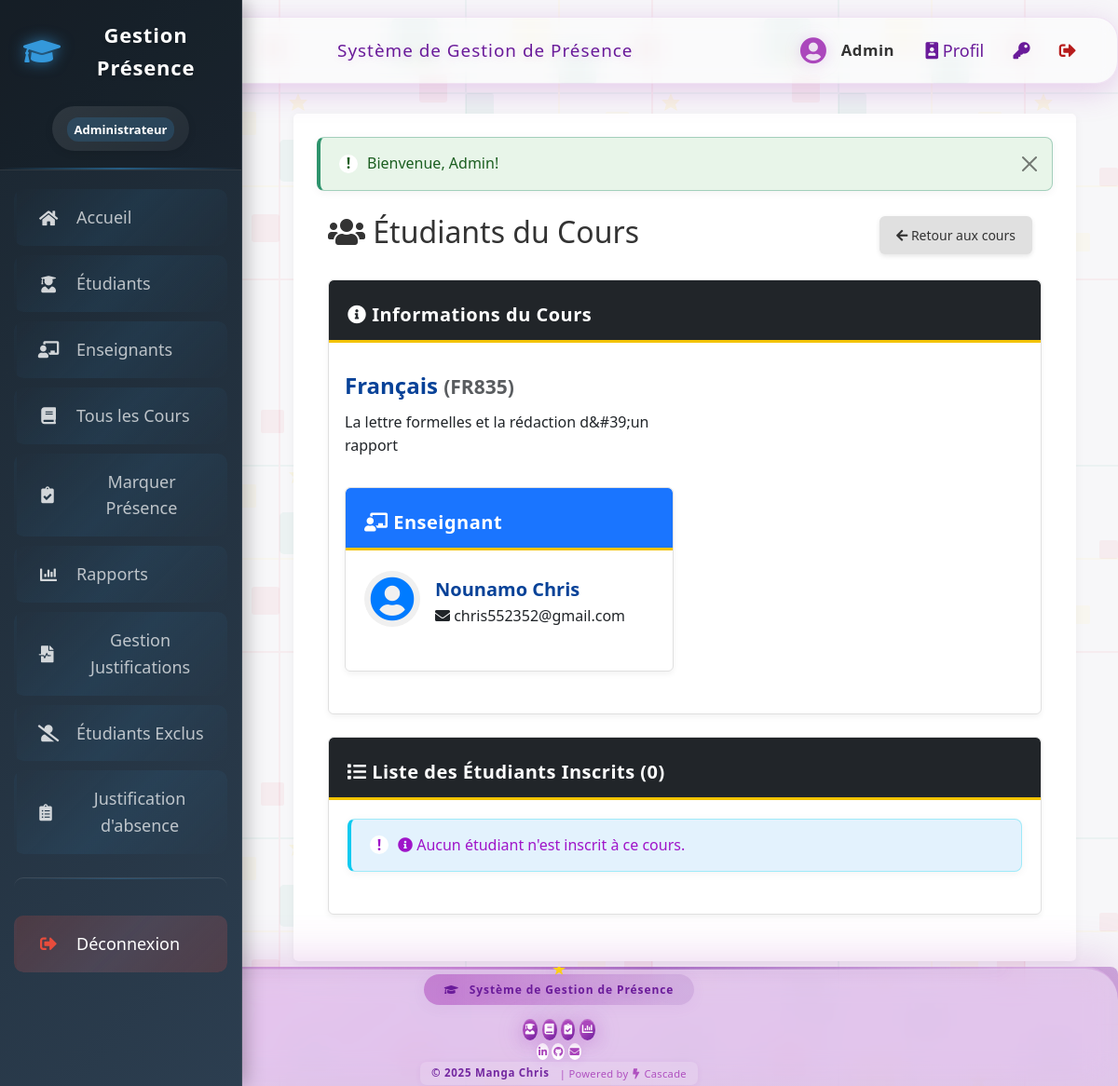
Page /liste_etudiants.php?cours_id=4 (signed in) on the committed database.
### tables this page shows
CREATE TABLE IF NOT EXISTS `cours` (
  `id` int NOT NULL AUTO_INCREMENT,
  `code` varchar(20) NOT NULL,
  `nom` varchar(150) NOT NULL,
  `enseignant_id` int DEFAULT NULL,
  `description` text,
  PRIMARY KEY (`id`),
  UNIQUE KEY `code` (`code`),
  KEY `enseignant_id` (`enseignant_id`)
);

CREATE TABLE IF NOT EXISTS `utilisateurs` (
  `id` int NOT NULL AUTO_INCREMENT,
  `nom` varchar(100) NOT NULL,
  `prenom` varchar(100) NOT NULL,
  `email` varchar(150) NOT NULL,
  `mot_de_passe` varchar(255) NOT NULL,
  `role` enum('admin','enseignant') NOT NULL DEFAULT 'enseignant',
  `date_creation` timestamp NULL DEFAULT CURRENT_TIMESTAMP,
  `derniere_connexion` timestamp NULL DEFAULT NULL,
  PRIMARY KEY (`id`),
  UNIQUE KEY `email` (`email`)
);

### config/database.php (called while the page is built, shortened)
<?php
$db_type = null;
$pdo = null;
$mysqli = null;
if (getenv('REPL_ID') || getenv('REPL_SLUG') || getenv('PGHOST')) {
    $db_type = 'postgresql';
    $host = getenv('PGHOST');
    $dbname = getenv('PGDATABASE');
    $user = getenv('PGUSER');
    $password = getenv('PGPASSWORD');
    $port = getenv('PGPORT');
    $dsn = "pgsql:host=$host;port=$port;dbname=$dbname;user=$user;password=$password";
    try {
        $pdo = new PDO($dsn);
        $pdo->setAttribute(PDO::ATTR_ERRMODE, PDO::ERRMODE_EXCEPTION);
        $pdo->setAttribute(PDO::ATTR_DEFAULT_FETCH_MODE, PDO::FETCH_ASSOC);
    } catch (PDOException $e) {
        die("Erreur de connexion à la base de données PostgreSQL: " . $e->getMessage());
    }
} else {
    $db_type = 'mysql';
    $host = 'localhost';
    $dbname = 'attendance_system';
    $user = 'root';
    $password = '';
    $port = 3306;
    $mysqli = new mysqli($host, $user, $password, $dbname, $port);
    $mysqli->set_charset("utf8mb4");
}
function db_query($sql, $params = []) {
    global $db_type, $pdo, $mysqli;
    if ($db_type === 'postgresql') {
        try {
            $stmt = $pdo->prepare($sql);
            $stmt->execute($params);
            return $stmt->fetchAll();
        } catch (PDOException $e) {
            error_log("Erreur SQL (PostgreSQL): " . $e->getMessage());
            return false;
        }
    } else {
        try {
            $stmt = $mysqli->prepare($sql);
            if (!empty($params)) {
                $types = '';
                foreach ($params as $param) {
                    if (is_int($param)) {
                        $types .= 'i';
                    } elseif (is_float($param)) {
                        $types .= 'd';
                    } elseif (is_string($param)) {
                        $types .= 's';
                    } else {
                        $types .= 'b';
                    }
                }
                $stmt->bind_param($types, ...$params);
            }
            $stmt->execute();
            $result = $stmt->get_result();
            $rows = [];
            while ($row = $result->fetch_assoc()) {
                $rows[] = $row;
            }
            return $rows;
        } catch (Exception $e) {
            error_log("Erreur SQL (MySQL): " . $e->getMessage());
            return false;
        }
    }
}
function db_query_single($sql, $params = []) {
    $result = db_query($sql, $params);
    if ($result && count($result) > 0) {
        return $result[0];
    }
    return false;
}
?>

### liste_etudiants.php (the view, shortened to what this page needs)
<?php
require_once 'includes/auth.php';
require_once 'config/database.php';
$cours_id = isset($_GET['cours_id']) ? (int)$_GET['cours_id'] : 0;
$cours = db_query_single("
    SELECT c.*, u.nom as enseignant_nom, u.prenom as enseignant_prenom, u.email as enseignant_email
    FROM cours c
    LEFT JOIN utilisateurs u ON c.enseignant_id = u.id
    WHERE c.id = ?
", [$cours_id]);
$etudiants = db_query("
    SELECT e.*,
           (SELECT COUNT(*) FROM presences p WHERE p.etudiant_id = e.id AND p.cours_id = ? AND p.statut = 'present') as nb_presences,
           (SELECT COUNT(*) FROM presences p WHERE p.etudiant_id = e.id AND p.cours_id = ? AND p.statut = 'absent' AND p.justifie = FALSE) as absences_non_justifiees,
           (SELECT COUNT(*) FROM presences p WHERE p.etudiant_id = e.id AND p.cours_id = ? AND p.statut = 'absent' AND p.justifie = TRUE) as absences_justifiees
    FROM etudiants e
    JOIN inscriptions i ON e.id = i.etudiant_id
    WHERE i.cours_id = ?
    ORDER BY e.nom, e.prenom
", [$cours_id, $cours_id, $cours_id, $cours_id]);
include 'includes/header.php';
?>
<div class="container-fluid">
    <div class="d-flex justify-content-between align-items-center mb-4">
        <h1 class="h2"><i class="fas fa-users"></i> Étudiants du Cours</h1>
        <div>
            <a href="mes_cours.php" class="btn btn-outline-secondary">
                <i class="fas fa-arrow-left"></i> Retour aux cours
            </a>
        </div>
    </div>
    <div class="card mb-4">
        <div class="card-header bg-dark text-white">
            <h5 class="card-title mb-0"><i class="fas fa-info-circle"></i> Informations du Cours</h5>
        </div>
        <div class="card-body">
            <div class="row">
                <div class="col-md-6">
                    <h4><?= htmlspecialchars($cours['nom']) ?> <small class="text-muted">(<?= htmlspecialchars($cours['code']) ?>)</small></h4>
                    <?php if (!empty($cours['description'])): ?>
                        <p><?= nl2br(htmlspecialchars($cours['description'])) ?></p>
                    <?php endif; ?>
                </div>
                <div class="col-md-6">
                    <div class="card h-100">
                        <div class="card-header bg-primary text-white">
                            <h5 class="card-title mb-0"><i class="fas fa-chalkboard-teacher"></i> Enseignant</h5>
                        </div>
                        <div class="card-body">
                            <?php if ($cours['enseignant_id']): ?>
                                <div class="d-flex align-items-center">
                                    <div class="teacher-avatar">
                                        <i class="fas fa-user-circle fa-3x"></i>
                                    </div>
                                    <div class="ms-3">
                                        <h5 class="mb-1"><?= htmlspecialchars($cours['enseignant_nom'] . ' ' . $cours['enseignant_prenom']) ?></h5>
                                        <p class="mb-0"><i class="fas fa-envelope"></i> <?= htmlspecialchars($cours['enseignant_email']) ?></p>
                                    </div>
                                </div>
                            <?php else: ?>
                                <div class="alert alert-warning mb-0">
                                    <i class="fas fa-exclamation-triangle"></i> Aucun enseignant n'est assigné à ce cours.
                                </div>
                            <?php endif; ?>
                        </div>
                    </div>
                </div>
            </div>
        </div>
    </div>
    <div class="card">
        <div class="card-header bg-dark text-white">
            <h5 class="card-title mb-0"><i class="fas fa-list"></i> Liste des Étudiants Inscrits (<?= count($etudiants) ?>)</h5>
        </div>
        <div class="card-body">
            <?php if (empty($etudiants)): ?>
                <div class="alert alert-info">
                    <i class="fas fa-info-circle"></i> Aucun étudiant n'est inscrit à ce cours.
                </div>
            <?php endif; ?>
        </div>
    </div>
</div>
<?php
include 'includes/footer.php';
?>

### assets/css/teacher-student.css (style rules this page uses)
.teacher-avatar { width: 60px; height: 60px; border-radius: 50%; background-color: #f0f0f0; display: flex; align-items: center; justify-content: center; color: #007bff; }

### assets/css/sidebar-enhanced.css (style rules this page uses)
html, body { padding: 0 !important; margin: 0 !important; }
body { margin-left: 0 !important; padding-left: 0 !important; }

### assets/css/modules/base.css (style rules this page uses)
:root { --couleur-primaire: #1a75ff; --couleur-secondaire: #084298; --couleur-accent: #ce1126; --couleur-texte: #333; --couleur-fond: #f7f7f9; --couleur-succes: #2D936C; --couleur-danger: #BF0603; --couleur-avertissement: #F3C302; --couleur-info: #0dcaf0; --couleur-fond-clair: #ecf0f1; }
body { font-family: 'Segoe UI', Tahoma, Geneva, Verdana, sans-serif; line-height: 1.6; color: var(--couleur-texte); background-color: var(--couleur-fond); margin: 0; padding: 0; background-image: url('../images/cameroon-pattern.svg'); background-repeat: repeat; background-size: 400px 400px; }
h1, h2, h3, h4, h5, h6 { font-weight: 600; margin-top: 0.5em; margin-bottom: 0.5em; color: var(--couleur-primaire); }
a { color: var(--couleur-accent); text-decoration: none; transition: color 0.2s; }

### assets/css/modules/layout.css (style rules this page uses)
.row { display: flex; flex-wrap: wrap; margin: 0 -15px 25px; gap: 15px; }

### assets/css/modules/components.css (style rules this page uses)
.card { background-color: white; border: 1px solid #e0e0e0; border-radius: 6px; margin-bottom: 25px; overflow: hidden; box-shadow: 0 3px 6px rgba(0, 0, 0, 0.05); transition: transform 0.2s, box-shadow 0.2s; }
.card-header { background-color: var(--couleur-primaire); color: white; padding: 15px 20px; font-weight: 600; letter-spacing: 0.5px; border-bottom: 3px solid var(--couleur-avertissement); }
.card-body { padding: 20px; }
.btn { display: inline-block; padding: 10px 18px; border: none; border-radius: 6px; background-color: #e0e0e0; color: #333; text-decoration: none; cursor: pointer; font-size: 14px; font-weight: 500; margin-right: 10px; transition: all 0.2s; box-shadow: 0 2px 5px rgba(0, 0, 0, 0.1); }
.bg-primary { background-color: #1a75ff !important; }

### assets/css/modules/alerts.css (style rules this page uses)
.alert { padding: 15px 20px; margin-bottom: 25px; border-radius: 8px; position: relative; padding-left: 50px; box-shadow: 0 2px 10px rgba(0, 0, 0, 0.05); }
.alert:before { content: "!"; position: absolute; left: 20px; top: 50%; transform: translateY(-50%); width: 20px; height: 20px; border-radius: 50%; background-color: white; display: flex; align-items: center; justify-content: center; font-weight: bold; }
.alert-info { background-color: #e3f2fd; border-left: 4px solid var(--couleur-info); color: #9f15c9; }

### assets/css/modules/theme-blue.css (style rules this page uses)
:root { --couleur-primaire: #1a75ff; --couleur-secondaire: #084298; --couleur-accent: #ce1126; --couleur-texte: #333; --couleur-fond: #f7f7f9; --couleur-succes: #2D936C; --couleur-danger: #BF0603; --couleur-avertissement: #F3C302; --couleur-info: #0dcaf0; --couleur-fond-clair: #ecf0f1; }
.navbar, .sidebar, .card-header, th { background-color: var(--couleur-primaire); }
label, h1, h2, h3, h4, h5, h6 { color: var(--couleur-secondaire); }
.card-header, .dashboard-header { border-bottom-color: var(--couleur-avertissement); }
.bg-primary { background-color: var(--couleur-primaire) !important; }

### rows in the picture
cours: nom "Français", code "FR835", description "La lettre formelles et la rédaction d&#39;un rapport", enseignant.prenom "Nounamo Chris", enseignant.email "chris552352@gmail.com"

### other values in the picture
$_SESSION['user_nom'] "Admin"
$_SESSION['alerte']['message'] "Bienvenue, Admin!"
count($etudiants) "0"
